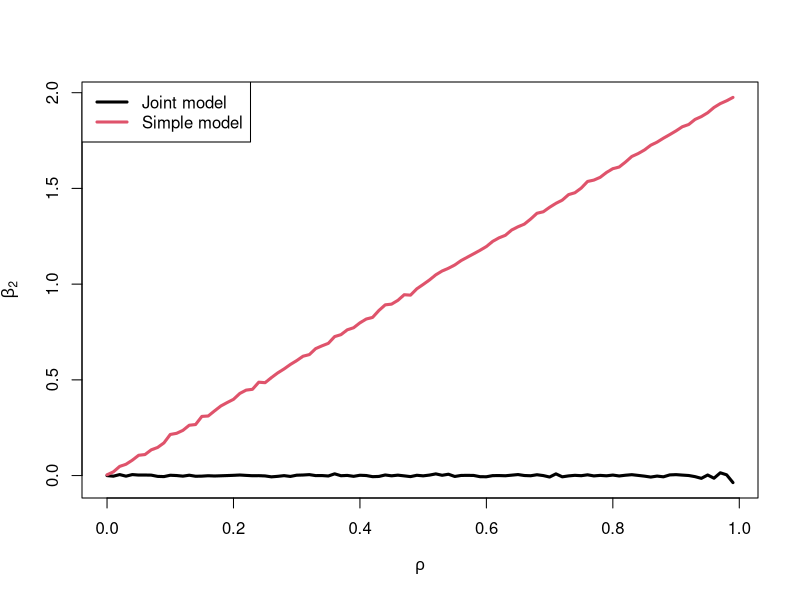
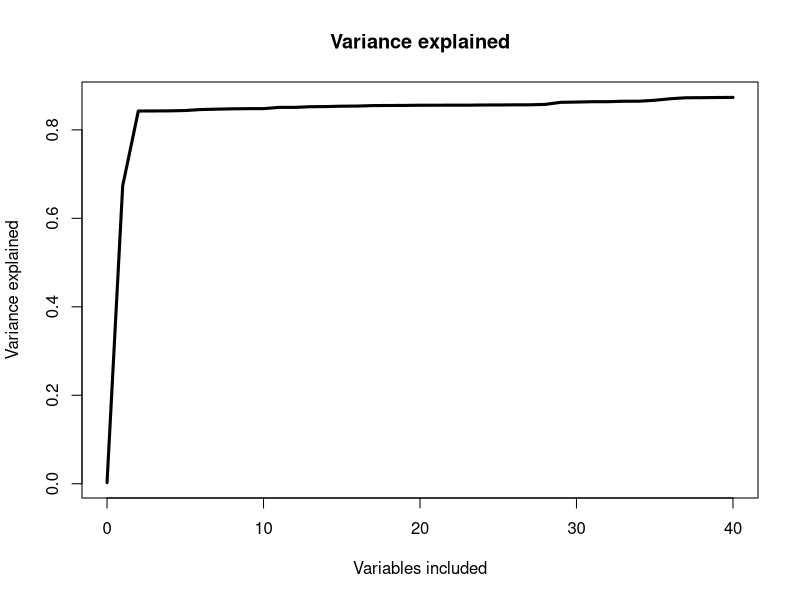
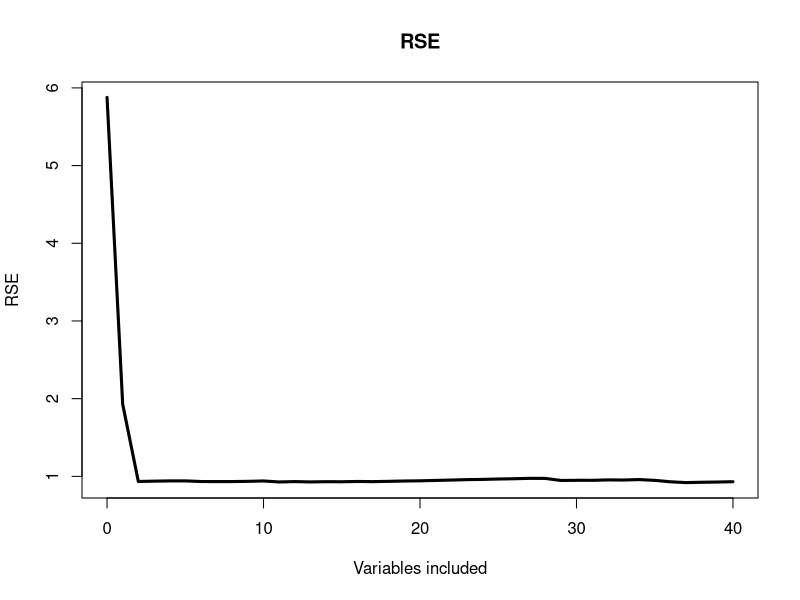
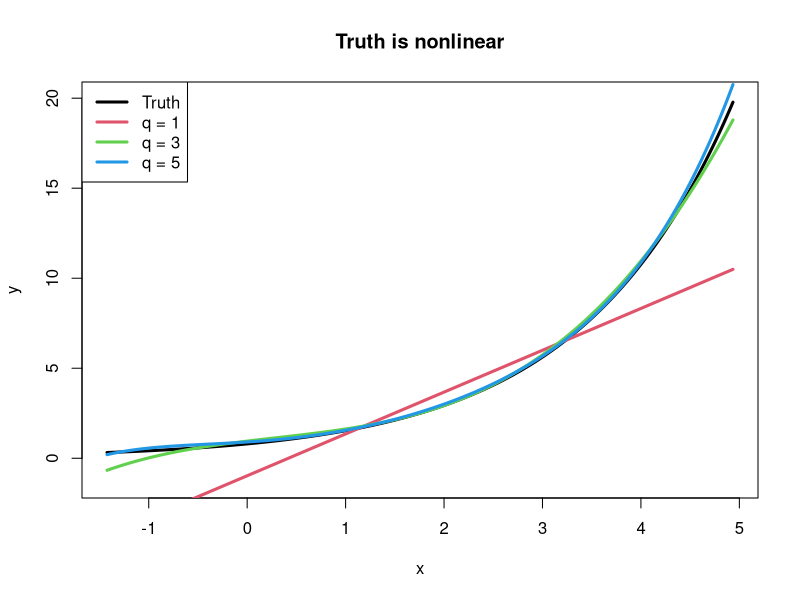
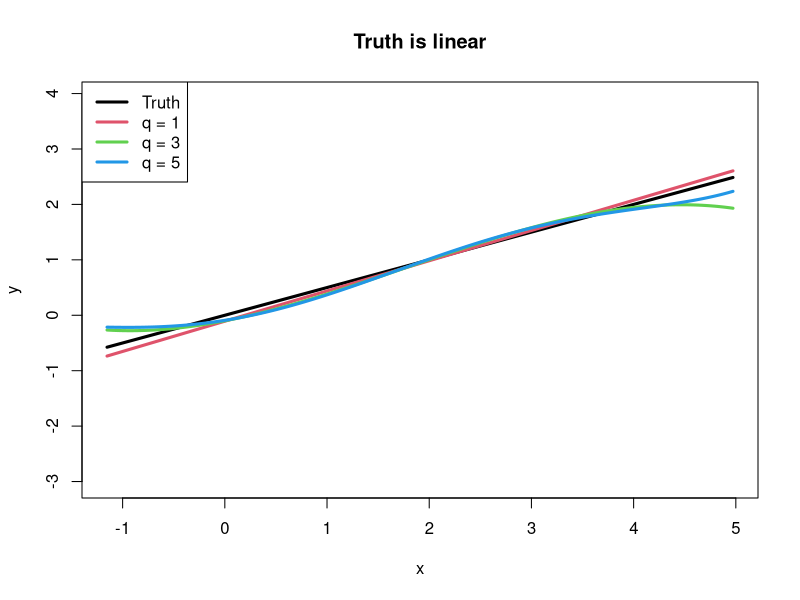

These charts were generated, in order, by the following R code:
library(mvtnorm)

## Very large sample size to take away sampling variability
n = 100000

## Vary the correlation among the two covariates
rhoVec = seq(0, 0.99, by=0.01)

## Save estimated coefficients from models
beta2Save = matrix(NA, length(rhoVec), 2)

## Loop through different correlation values
for (jj in 1 : length(rhoVec)) {
  rho = rhoVec[jj]
  
  ## Covariance matrix of the two covariates
  sigma = matrix(rho, 2, 2)
  diag(sigma) = 1
  
  ## Generate two covariates
  X = rmvnorm(n, sigma=sigma)
  
  ## Generate outcome
  meanY = 5 + 2*X[,1] + 0*X[,2]
  Y = rnorm(n, meanY, sd=1)
  
  ## Fit joint model and model that only includes X2
  jointModel = lm(Y ~ X)
  simpleModel = lm(Y ~ X[,2])
  
  ## Store the results
  beta2Save[jj,1] = jointModel$coefficients[3]
  beta2Save[jj,2] = simpleModel$coefficients[2]
}

## Plot coefficients as a function of the correlation
plot(rhoVec, beta2Save[,1], type="l", lwd=3, 
     xlab=expression(rho), ylab = expression(beta[2]),
     ylim=range(beta2Save))
lines(rhoVec, beta2Save[,2], lwd=3, col=2)
legend("topleft", c("Joint model", "Simple model"), lty=1, lwd=3, col=1:2)



## Simulation that shows the type I error rate
n = 200

## Run 1000 simulated data sets
nSim = 1000

## Store whether the null hypothesis is rejected
rejects = matrix(NA, nSim, 2)

for (i in 1 : nSim) {
  ## Generate data with 40 covariates
  x = rmvnorm(n, sigma=diag(40))
  
  ## Generate outcome, independently of X
  y = rnorm(n)
  
  ## first perform F-test
  mod = lm(y ~ x)
  anov = anova(mod)
  
  ## Store p-value
  pval1 = anov$`Pr(>F)`[1]
  rejects[i,1] = 1*(pval1 < 0.05)
  
  ## now use individual tests. Check if any p-values are below 0.05
  rejects[i,2] = 1*(any(summary(mod)$coefficients[,4] < 0.05))
}

## Calculate the type I error rate
apply(rejects, 2, mean)




## Let's look at R2 and RSE as a function 
## of the number of covariates included 

x = rmvnorm(n, sigma=diag(40))
y = 2*x[,1] + 1*x[,2] + rnorm(n)

## Store the R2 and RSE values
r2 = rep(NA, 41)
rse = rep(NA, 41)

## First look at model that does not include any covariates
mod = lm(y ~ 1)
r2[1] = cor(y, mod$fitted.values)^2
rse[1] = sum((y - mod$fitted.values)^2) / (n-1)

## Loop through including increasing numbers of covariates
for (i in 1 : 40) {
  mod = lm(y ~ x[,1:i])
  r2[i+1] = cor(y, mod$fitted.values)^2
  rse[i+1] = sum((y - mod$fitted.values)^2) / (n-i-1)
}

plot(0:40, r2, type="l", lwd=3, xlab="Variables included", ylab="Variance explained",
     main="Variance explained")
plot(0:40, rse, type="l", lwd=3, xlab="Variables included", ylab="RSE",
     main="RSE")


## Now let's look at polynomial regression with one covariate
n = 1500
x = rnorm(n, mean=2)

## Generate outcome from highly nonlinear model
y = 0.8*exp(0.65*x) + rnorm(n)

## plot function at a sequence of points
s = seq(min(x), max(x), length=1000)

## plot data and true curve
plot(x, y, type='n', main="Truth is nonlinear")
lines(s, 0.8*exp(0.65*s), type='l', lwd=3)

## Now fit linear model
linMod = lm(y ~ x)
predictions1 = predict(linMod, newdata = data.frame(x=s))

## q = 3 degree of freedom polynomials
linMod3 = lm(y ~ poly(x, 3))
predictions3 = predict(linMod3, newdata = data.frame(x=s))

## q = 5 degree of freedom polynomials
linMod5 = lm(y ~ poly(x, 5))
predictions5 = predict(linMod5, newdata = data.frame(x=s))

## Plot predicted fits for all three models
lines(s, predictions1, lwd=3, col=2)
lines(s, predictions3, lwd=3, col=3)
lines(s, predictions5, lwd=3, col=4)
legend("topleft", c("Truth", "q = 1", "q = 3", "q = 5"), lty=1, lwd=3, col=1:4)


## Do the same thing, but on a data set where truth is linear
n = 1500
x = rnorm(n, mean=2)
y = 0.5*x + rnorm(n)

s = seq(min(x), max(x), length=1000)

plot(x, y, type='n', main="Truth is linear")
lines(s, 0.5*s, type='l', lwd=3)

## Now fit linear model
linMod = lm(y ~ x)
predictions1 = predict(linMod, newdata = data.frame(x=s))

## q = 3 degree of freedom polynomials
linMod3 = lm(y ~ poly(x, 3))
predictions3 = predict(linMod3, newdata = data.frame(x=s))

## q = 5 degree of freedom polynomials
linMod5 = lm(y ~ poly(x, 5))
predictions5 = predict(linMod5, newdata = data.frame(x=s))

lines(s, predictions1, lwd=3, col=2)
lines(s, predictions3, lwd=3, col=3)
lines(s, predictions5, lwd=3, col=4)
legend("topleft", c("Truth", "q = 1", "q = 3", "q = 5"), lty=1, lwd=3, col=1:4)
